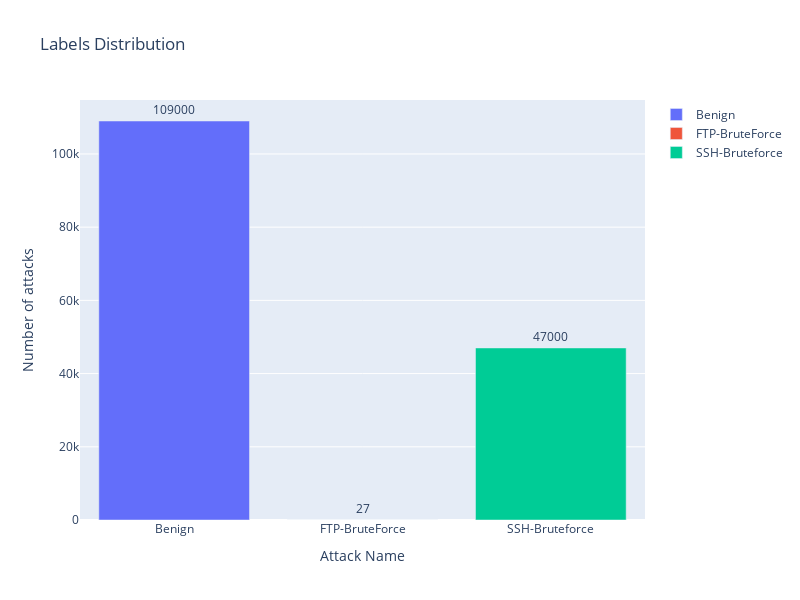

The code cell stored with this chart in its notebook:
### Code cell
toTrainModel = shortData(withoutDuplicates, 109000, 27, 47000).copy()
selectedToSaveDataset = shortData(withoutDuplicates, 200000, 54, 94039).copy()
showAttackDistribution(toTrainModel[LABEL])

### Figure 1 — Plotly figure (JSON) as saved in the notebook; plotly's stock layout.template omitted (floating-point values rounded to 4 significant figures)
{"data": [{"name": "Benign", "orientation": "v", "text": "109000", "textposition": "outside", "type": "bar", "x": ["Benign"], "y": [109000]}, {"name": "FTP-BruteForce", "orientation": "v", "text": "27", "textposition": "outside", "type": "bar", "x": ["FTP-BruteForce"], "y": [27]}, {"name": "SSH-Bruteforce", "orientation": "v", "text": "47000", "textposition": "outside", "type": "bar", "x": ["SSH-Bruteforce"], "y": [47000]}], "layout": {"height": 600, "title": {"text": "Labels Distribution"}, "width": 800, "xaxis": {"title": {"text": "Attack Name"}}, "yaxis": {"title": {"text": "Number of attacks"}}}}
